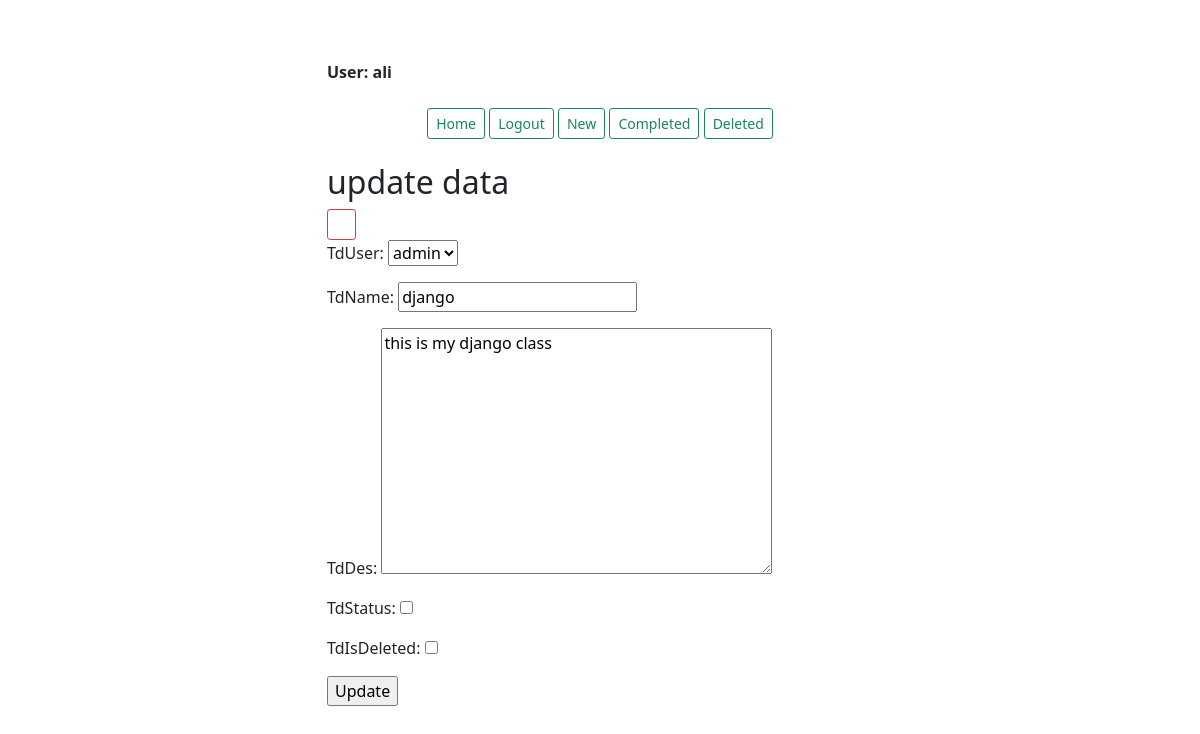
The page /update/6/ (signed in) on the database its author committed.
### base/models.py (models this page shows, shortened)
class tbTodo(models.Model):
    tdUser = models.ForeignKey(User, on_delete=models.CASCADE)
    tdName =models.CharField(max_length=50)
    tdDes = models.TextField(null=True , blank=True)
    tdStatus = models.BooleanField(default=False)
    tdIsDeleted = models.BooleanField(default= False)
    tdDate = models.DateTimeField(auto_now_add=True)

### base/views.py (the view)
# urls.py: path('update/<int:pk>/',  tbTodoUpdateView.as_view(),name = 'update'),
class tbTodoUpdateView(LoginRequiredMixin, UpdateView):
    model = tbTodo
    template_name = "update.html"
    fields = '__all__'
    success_url = reverse_lazy('task')

### templates/update.html (shortened to what this page needs)
{% extends 'base.html' %}
{% block baseBlock %}
<h2> update data</h2>
<a href="{% url 'task' %}"><button type="button" class="btn btn-sm btn-outline-danger"><i class="bi bi-arrow-left"></i></button></a>
<form method='POST'>
    {{form.as_p}}
    <input type='submit' value='Update'>
</form>
{% endblock baseBlock %}

### templates/header.html (shortened to what this page needs)
<!DOCTYPE html>
<html lang="en">
<head>
  {% load static %}
  <link href="{% static '/bootstrap/css/bootstrap.min.css' %} " rel="stylesheet">
  <link rel="stylesheet" href="{% static '/css/style_main.css' %} " >
  <link rel="stylesheet" href="{% static '/icon/font/bootstrap-icons.min.css' %}">
</head>
<body>
  <div class="container">
    <div class="row">
        <div class="col-md-6 offset-md-3">
          {% if request.user.is_authenticated %}
          <strong class="text-left">User: {{request.user}}</strong>
          <p class="text-center m-4">
                <a href="{% url 'task' %}"><button type="button" class="btn btn-sm btn-outline-success">Home</button></a>
                <a href="{% url 'logout' %}"><button type="button" class="btn btn-sm btn-outline-success">Logout</button></a>
                <a href="{% url 'create' %}"><button type="button" class="btn btn-sm btn-outline-success">New</button></a>
                <a href="{% url 'completed' %}"><button type="button" class="btn btn-sm btn-outline-success">Completed</button></a>
                <a href="{% url 'deleted' %}"><button type="button" class="btn btn-sm btn-outline-success">Deleted</button></a>
                {% else %}
                <a href="">login</a>
              {% endif %}
            </p>

### static/css/style_main.css (style rules this page uses)
body { padding-top: 60px; padding-bottom: 60px; }

### rows shown on the page
tbTodo: tdUser "admin", tdName "django", tdDes "this is my django class"

### other values the page prints
{{ request.user }} "ali"
